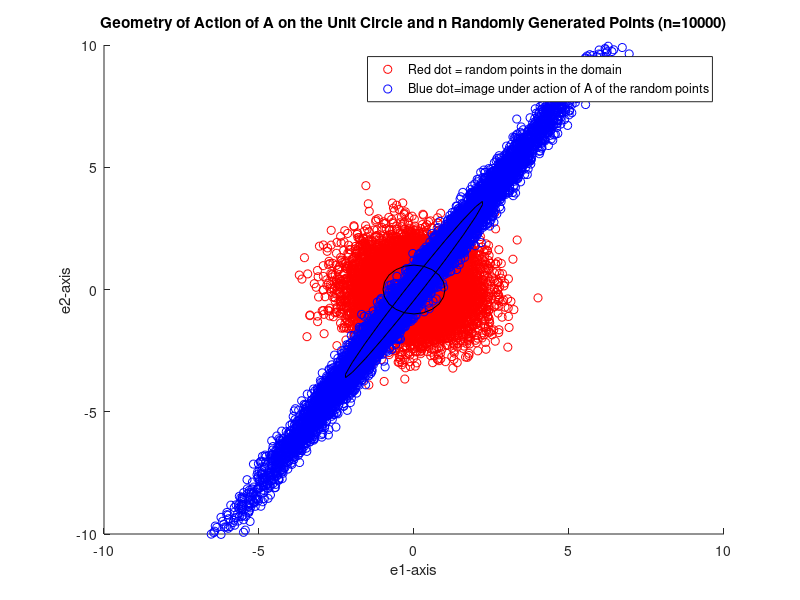

MATLAB code to generate this figure:
A=[1,2;2,3]
N=20
n=10000

%create points on unit circle
angle = 2*pi/N;

u = zeros(2,N);

for i = 0:N
    %parition unit cirle
    u(1,i+1) = cos(angle*i);
    u(2,i+1) = sin(angle*i);
end

%ellipse points
e = A*u;
%random unit cirle points
points = randn(2,n);
%random ellipse points
transPoints = A*points;

figure();
%scatter(u(1,:),u(2,:))
scatter(points(1,:),points(2,:),'r')
hold on
scatter(transPoints(1,:),transPoints(2,:),'b')
plot(u(1,:),u(2,:),'k')
plot(e(1,:),e(2,:),'k')
xlabel('e1-axis');
ylabel('e2-axis');
title('Geometry of Action of A on the Unit Circle and n Randomly Generated Points (n=10000)');
legend('Red dot = random points in the domain','Blue dot=image under action of A of the random points');
xlim([-10 10]);
ylim([-10 10]);
hold off;